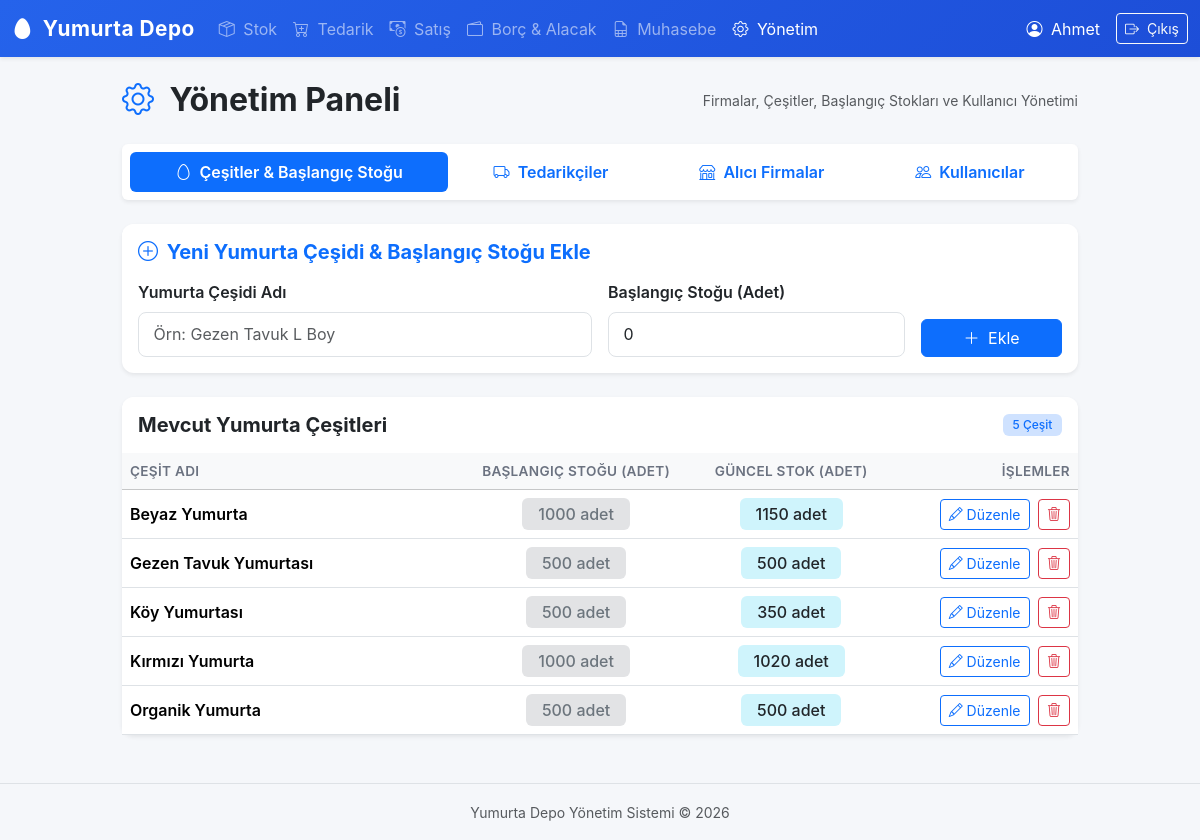
The page /yonetim (signed in) on the database its author committed.
### tables this page shows
CREATE TABLE egg_types (
            id            INTEGER PRIMARY KEY AUTOINCREMENT,
            name          TEXT    UNIQUE NOT NULL,
            initial_stock INTEGER DEFAULT 0
        );

### app.py (the view)
@app.route("/yonetim")
@login_required
def yonetim():
    return render_template(
        "yonetim.html",
        suppliers=db.get_suppliers(),
        buyers=db.get_buyers(),
        egg_types=db.get_egg_types(),
        users=db.get_users(),
        stock=db.get_stock(),
    )

### app.py (called while the page is built)
def login_required(f):
    @wraps(f)
    def decorated(*args, **kwargs):
        if "user_id" not in session:
            flash("Lütfen önce giriş yapın.", "warning")
            return redirect(url_for("login"))
        return f(*args, **kwargs)
    return decorated

### database.py (called while the page is built)
def get_db():
    conn = sqlite3.connect(DB_PATH)
    conn.row_factory = sqlite3.Row
    conn.execute("PRAGMA foreign_keys = ON")
    return conn

def get_stock():
    conn = get_db()
    rows = conn.execute("""
        SELECT
            et.id,
            et.name,
            et.initial_stock,
            COALESCE(p.total_in, 0)  AS total_in,
            COALESCE(s.total_out, 0) AS total_out,
            et.initial_stock + COALESCE(p.total_in, 0) - COALESCE(s.total_out, 0) AS stock
        FROM egg_types et
        LEFT JOIN (
            SELECT egg_type_id, SUM(quantity) AS total_in
            FROM purchases GROUP BY egg_type_id
        ) p ON p.egg_type_id = et.id
        LEFT JOIN (
            SELECT egg_type_id, SUM(quantity) AS total_out
            FROM sales GROUP BY egg_type_id
        ) s ON s.egg_type_id = et.id
        ORDER BY et.name
    """).fetchall()
    conn.close()
    return rows

def get_suppliers():
    conn = get_db()
    rows = conn.execute("SELECT * FROM suppliers ORDER BY name").fetchall()
    conn.close()
    return rows

def get_buyers():
    conn = get_db()
    rows = conn.execute("SELECT * FROM buyers ORDER BY name").fetchall()
    conn.close()
    return rows

def get_egg_types():
    conn = get_db()
    rows = conn.execute("SELECT * FROM egg_types ORDER BY name").fetchall()
    conn.close()
    return rows

def get_users():
    conn = get_db()
    rows = conn.execute("SELECT id, username, full_name FROM users ORDER BY full_name").fetchall()
    conn.close()
    return rows

### templates/yonetim.html (shortened to what this page needs)
{% extends "base.html" %}
{% block content %}
<div class="row justify-content-center">
    <div class="col-lg-11 col-xl-10">
        <div class="d-flex justify-content-between align-items-center mb-4">
            <h2 class="fw-bold mb-0">
                <i class="bi bi-gear text-primary me-2"></i> Yönetim Paneli
            </h2>
            <span class="text-muted small">Firmalar, Çeşitler, Başlangıç Stokları ve Kullanıcı Yönetimi</span>
        </div>
        <ul class="nav nav-pills nav-fill mb-4 bg-white p-2 rounded shadow-sm" id="yonetimTab" role="tablist">
            <li class="nav-item" role="presentation">
                <button class="nav-link active fw-semibold" id="cesitler-tab" data-bs-toggle="tab" data-bs-target="#cesitler" type="button" role="tab">
                    <i class="bi bi-egg me-1"></i> Çeşitler & Başlangıç Stoğu
                </button>
            </li>
            <li class="nav-item" role="presentation">
                <button class="nav-link fw-semibold" id="tedarikciler-tab" data-bs-toggle="tab" data-bs-target="#tedarikciler" type="button" role="tab">
                    <i class="bi bi-truck me-1"></i> Tedarikçiler
                </button>
            </li>
            <li class="nav-item" role="presentation">
                <button class="nav-link fw-semibold" id="alicilar-tab" data-bs-toggle="tab" data-bs-target="#alicilar" type="button" role="tab">
                    <i class="bi bi-shop me-1"></i> Alıcı Firmalar
                </button>
            </li>
            <li class="nav-item" role="presentation">
                <button class="nav-link fw-semibold" id="kullanicilar-tab" data-bs-toggle="tab" data-bs-target="#kullanicilar" type="button" role="tab">
                    <i class="bi bi-people me-1"></i> Kullanıcılar
                </button>
            </li>
        </ul>
        <div class="tab-content" id="yonetimTabContent">
            <div class="tab-pane fade show active" id="cesitler" role="tabpanel">
                <div class="card border-0 shadow-sm mb-4">
                    <div class="card-header bg-white py-3 border-0">
                        <h5 class="fw-bold mb-0 text-primary">
                            <i class="bi bi-plus-circle me-1"></i> Yeni Yumurta Çeşidi & Başlangıç Stoğu Ekle
                        </h5>
                    </div>
                    <div class="card-body pt-0">
                        <form method="POST" action="{{ url_for('add_egg_type') }}" class="row g-3 align-items-end">
                            <div class="col-md-6">
                                <label class="form-label fw-semibold">Yumurta Çeşidi Adı</label>
                                <input type="text" class="form-control" name="name" placeholder="Örn: Gezen Tavuk L Boy" required>
                            </div>
                            <div class="col-md-4">
                                <label class="form-label fw-semibold">Başlangıç Stoğu (Adet)</label>
                                <input type="number" class="form-control" name="initial_stock" min="0" value="0" placeholder="0">
                            </div>
                            <div class="col-md-2">
                                <button type="submit" class="btn btn-primary w-100">
                                    <i class="bi bi-plus-lg me-1"></i> Ekle
                                </button>
                            </div>
                        </form>
                    </div>
                </div>
                <div class="card border-0 shadow-sm">
                    <div class="card-header bg-white py-3 border-0 d-flex justify-content-between align-items-center">
                        <h5 class="fw-bold mb-0">Mevcut Yumurta Çeşitleri</h5>
                        <span class="badge bg-primary-subtle text-primary">{{ egg_types|length }} Çeşit</span>
                    </div>
                    <div class="card-body p-0">
                        <div class="table-responsive">
                            <table class="table table-hover align-middle mb-0">
                                <thead class="table-light">
                                    <tr>
                                        <th style="width: 35%;">Çeşit Adı</th>
                                        <th class="text-center" style="width: 25%;">Başlangıç Stoğu (Adet)</th>
                                        <th class="text-center" style="width: 20%;">Güncel Stok (Adet)</th>
                                        <th class="text-end" style="width: 20%;">İşlemler</th>
                                    </tr>
                                </thead>
                                <tbody>
                                    {% for et in egg_types %}
                                    {% set curr_stock = (stock | selectattr('id', 'equalto', et.id) | first) %}
                                    <tr>
                                        <td>
                                            <span class="fw-semibold">{{ et.name }}</span>
                                        </td>
                                        <td class="text-center">
                                            <span class="badge bg-secondary-subtle text-secondary px-3 py-2 fs-6">
                                                {{ et.initial_stock }} adet
                                            </span>
                                        </td>
                                        <td class="text-center">
                                            <span class="badge bg-info-subtle text-dark px-3 py-2 fs-6">
                                                {{ curr_stock.stock if curr_stock else et.initial_stock }} adet
                                            </span>
                                        </td>
                                        <td class="text-end">
                                            <button type="button" class="btn btn-outline-primary btn-sm me-1"
                                                    data-bs-toggle="modal" data-bs-target="#editTypeModal{{ et.id }}">
                                                <i class="bi bi-pencil"></i> Düzenle
                                            </button>
                                            <form method="POST" action="{{ url_for('delete_egg_type', eid=et.id) }}"
                                                  class="d-inline" onsubmit="return confirm('Bu çeşidi silmek istediğinize emin misiniz?')">
                                                <button type="submit" class="btn btn-outline-danger btn-sm">
                                                    <i class="bi bi-trash3"></i>
                                                </button>
                                            </form>
                                        </td>
                                    </tr>
                                    {% else %}
                                    <tr>
                                        <td colspan="4" class="text-center py-4 text-muted">
                                            Henüz yumurta çeşidi bulunmuyor.
                                        </td>
                                    </tr>
                                    {% endfor %}
                                </tbody>
                            </table>
                        </div>
                    </div>
                </div>
            </div>
        </div>
    </div>
</div>
{% endblock %}

### static/style.css (style rules this page uses)
body { background-color: #f5f7fa; font-family: -apple-system, BlinkMacSystemFont, "Segoe UI", Roboto, "Helvetica Neue", Arial, sans-serif; }
.card { border-radius: 12px; }
.card-header { border-radius: 12px 12px 0 0 !important; }
.table th { font-weight: 600; font-size: 0.85rem; text-transform: uppercase; letter-spacing: 0.3px; color: #6b7280; }
.table td { vertical-align: middle; }
.badge { font-weight: 500; padding: 0.4em 0.8em; }
.form-control, .form-select { border-radius: 8px; padding: 0.6rem 0.9rem; }

### rows shown on the page
egg_types: name "Beyaz Yumurta", initial_stock "1000", stock "1150"
egg_types: name "Gezen Tavuk Yumurtası", initial_stock "500"
egg_types: name "Köy Yumurtası", initial_stock "500", stock "350"
egg_types: name "Kırmızı Yumurta", initial_stock "1000", stock "1020"
egg_types: name "Organik Yumurta", initial_stock "500"

### other values the page prints
{{ session.get('user_name', '') }} "Ahmet"
{{ egg_types|length }} "5"
